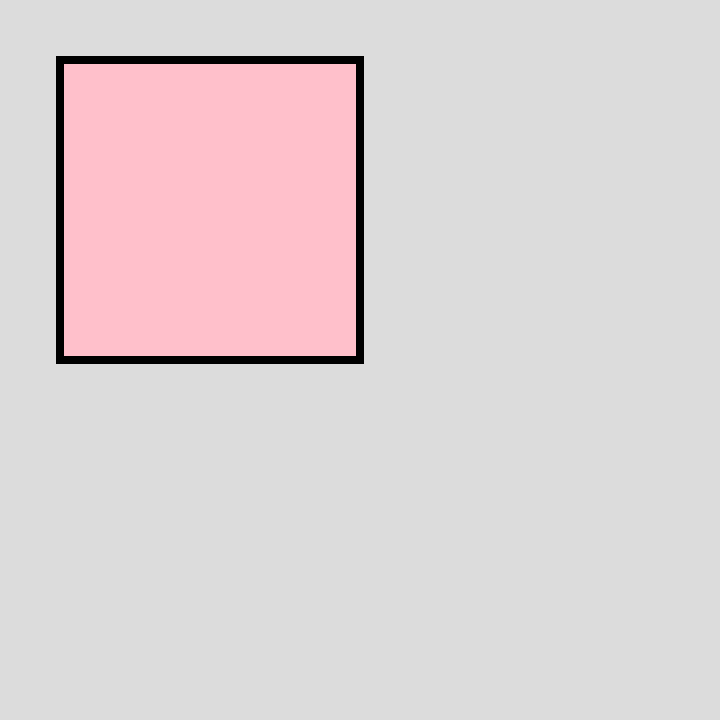
Frame 1 (no input)
Frame 60 (no input): identical to frame 1, image omitted
Frame 120 (the mouse pressed at the canvas centre since frame 60): identical to frame 1, image omitted

The p5.js sketch that drew this single still picture (run headless with seeded random() and noise() and a simulated clock; from frame 60 on, the mouse is pressed at the canvas centre):

// p5.js sketch
// ── sketch.js
function setup() {
  createCanvas(720,720);
  background(220);
  fill ('pink');
  strokeWeight(8);
}

function draw() {
  translate (60, 60);
  quad (
    0,0,
    300,0,
    300,300,
    0,300
  );
 
}
